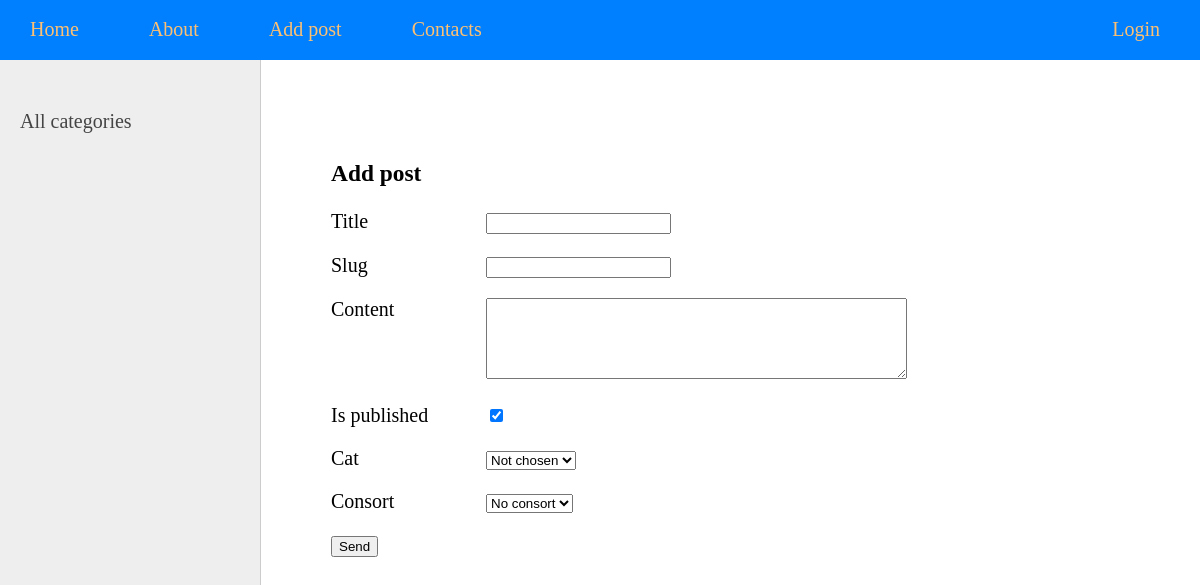
The page /addpost/ on the database as committed earlier.
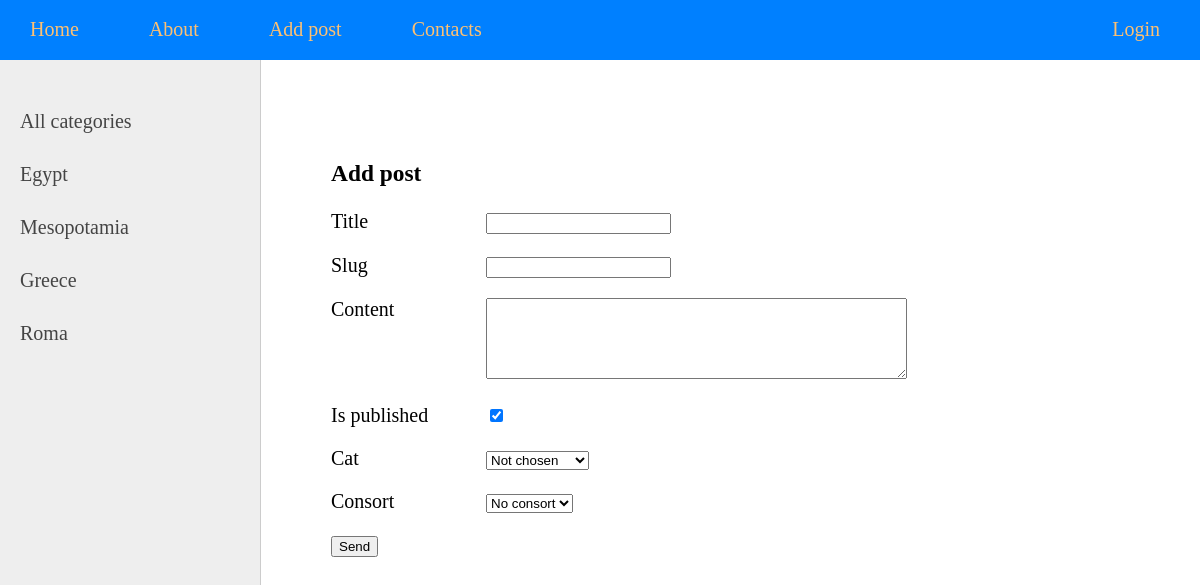
The same page on the database as committed later.
### goddesses/models.py (models this page shows)
class Category(models.Model):
    name = models.CharField(max_length=100, db_index=True)
    slug = models.SlugField(max_length=100, db_index=True, unique=True)
    def __str__(self):
        return self.name
    def get_absolute_url(self):
        return reverse('category', kwargs={'cat_slug': self.slug})
    class Meta:
        verbose_name = 'Category'
        verbose_name_plural = 'Categories'

### goddesses/views.py (the view)
# urls.py: path('addpost/', views.add_post, name='add_post'),
def add_post(request):
    if request.method == 'POST':
        form = AddPostForm(request.POST)
        if form.is_valid():
            try:
                Goddesses.objects.create(**form.cleaned_data)
                return redirect('home')
            except:
                form.add_error(None, 'Error while adding post')
    else:
        form = AddPostForm()
    data = {
        'menu': menu,
        'title': 'Add post',
        'form': form
    }
    return render(request, 'goddesses/addpost.html', data)

### goddesses/forms.py
class AddPostForm(forms.Form):
    title = forms.CharField(max_length=255)
    slug = forms.SlugField(max_length=255)
    content = forms.CharField(widget=forms.Textarea(attrs={'cols': 50, 'rows': 5}))
    is_published = forms.BooleanField(required=False, initial=True)
    cat = forms.ModelChoiceField(queryset=Category.objects.all(), empty_label='Not chosen')
    consort = forms.ModelChoiceField(queryset=Consort.objects.all(), required=False, empty_label='No consort')

### goddesses/templatetags/gods_tags.py (called while the page is built)
@register.inclusion_tag('goddesses/list_categories.html')
def show_categories(cat_selected=0):
    cats = Category.objects.all()
    return {'cats': cats, 'cat_selected': cat_selected}\

@register.inclusion_tag('goddesses/tags.html')
def show_tags():
    return {'tags': TagPost.objects.all()}

### goddesses/templates/goddesses/addpost.html (shortened to what this page needs)
{% extends 'base.html' %}
{% block content %}
<h3>{{ title }}</h3>
<form action="" method="post">
    {% for f in form %}
    <p><label class="form-label" for="{{ f.id_for_label }}"> {{ f.label }}</label> {{ f }} </p>
    {% endfor %}
    <p><button type="submit">Send</button></p>
</form>
{% endblock %}

### goddesses/templates/goddesses/list_categories.html
{% for cat in cats %}
    {% if cat.id == cat_selected %}
        <li class="selected">{{ cat.name }}</li>
    {% else %}
        <li><a href="{{ cat.get_absolute_url }}">{{ cat.name }}</a></li>
    {% endif %}
{% endfor %}

Rows that differ between the two databases and show on the page:
added Category: name "Egypt"
added Category: name "Mesopotamia"
added Category: name "Greece"
added Category: name "Roma"
